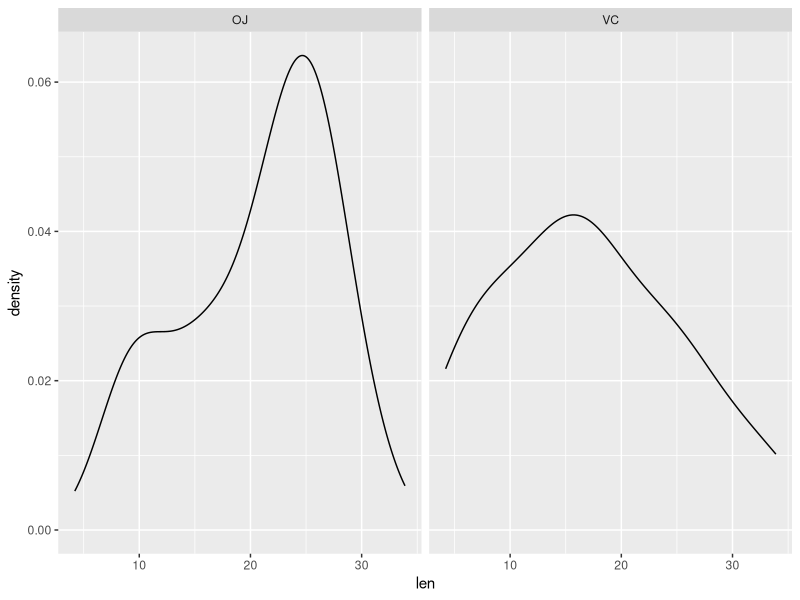
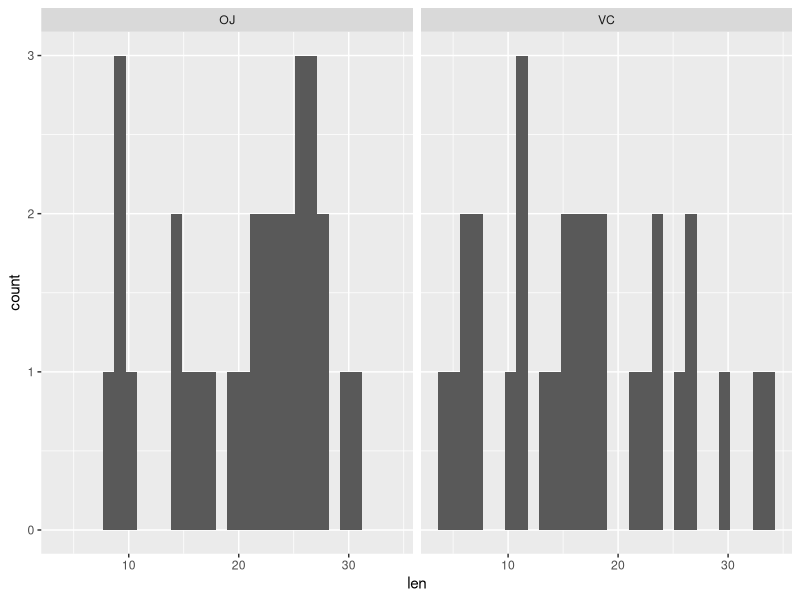

Write R code to recreate these figures, in order.
## ---- chunk 1
knitr::opts_chunk$set(echo = FALSE)
library(tidyverse)
library(broom)
## ---- chunk 2
library(tidyverse)
data <- ToothGrowth
head(data)
## ---- chunk 3
data %>% 
ggplot(mapping = aes(len)) +
  #geom_histogram() +
  geom_density() + 
  facet_wrap(~supp)
## ---- chunk 4
data %>% 
ggplot(mapping = aes(len)) +
  geom_histogram() +
  #geom_density() + 
  facet_wrap(~supp)
## ---- chunk 5
data$len %>% 
shapiro.test()
## ---- chunk 6
df <- msleep 
head(df$sleep_total)
## ---- chunk 7
shapiro.test(df$sleep_total)
## ---- chunk 8
t.test(df$sleep_total, alternative = "two.sided",
       mu = 8)
## ---- chunk 9
table(df$vore)
## ---- chunk 10
df %>% 
  filter(vore %in% c("herbi", "carni")) %>% 
  t.test(formula = sleep_total ~ vore, data = .)
## ---- chunk 11
t.test(x = df$sleep_total, y = df$awake, data = msleep)
## ---- chunk 12
df %>% 
  filter(vore %in% c("carni", "insecti")) %>% 
t.test(formula = brainwt ~ vore, data = ., var.equal=TRUE) %>% 
  tidy() ->
result
result
